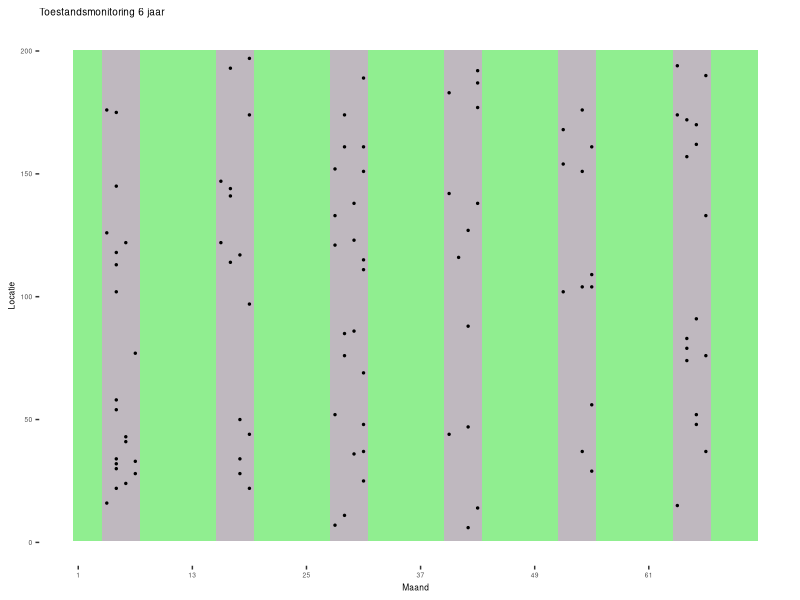
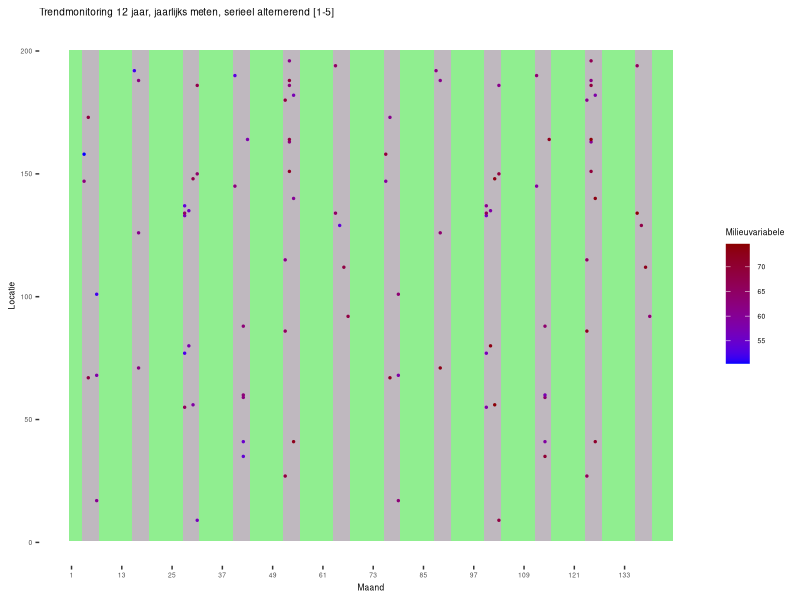
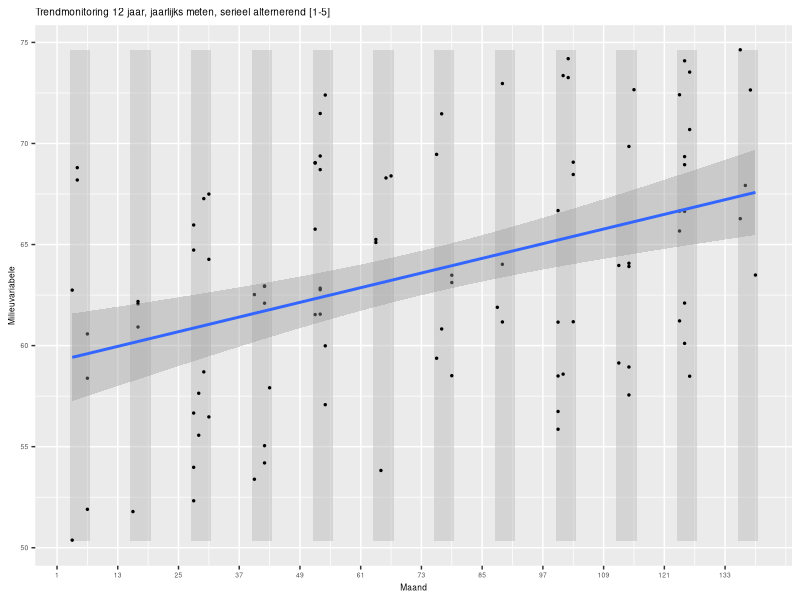
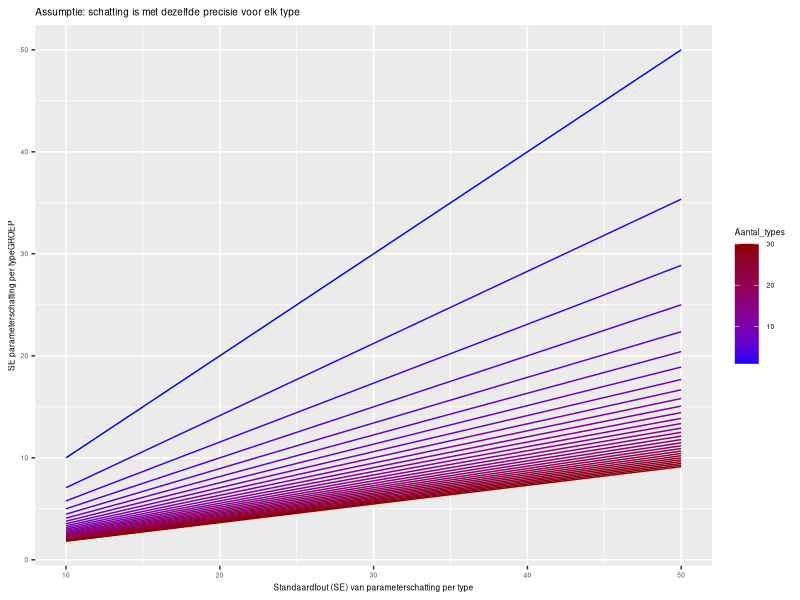
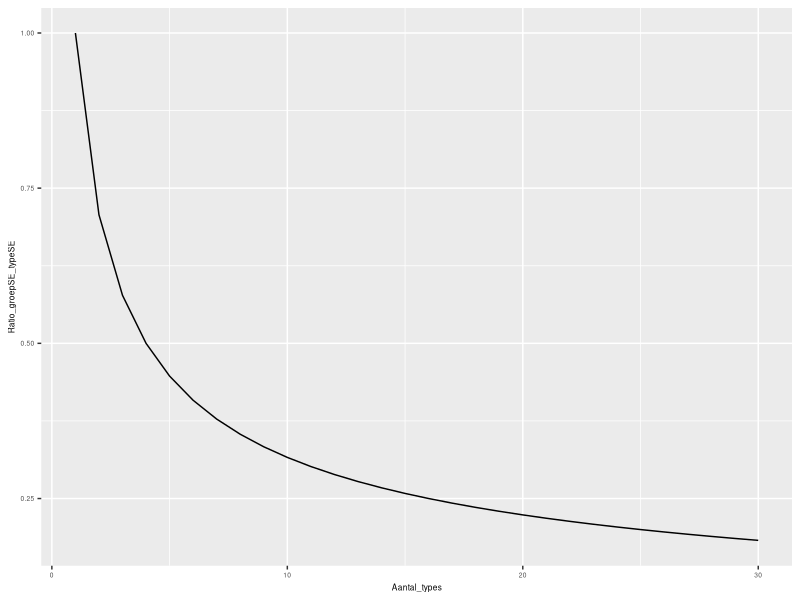

Here is the R script that generated these plots, in order:
## ---- chunk 1
library(knitr)
opts_chunk$set(
  echo = FALSE
)
library(tidyverse)
theme_update(text = element_text(size = 6))
## ---- chunk 2
set.seed(123456)
toestand <- 
    expand.grid(
        Maand = 1:72,
        Locatie = 1:200
    ) %>% 
    as.tibble()
toestand %>% 
    bind_cols(
        Bemonster = runif(200*72) > 0.98
    ) %>% 
    filter((Maand %% 12) %in% 4:7,
           Bemonster) %>% 
    ggplot(aes(x = Maand, y = Locatie)) + 
    geom_tile(data = toestand, fill = "lightgreen") +
    geom_tile(data = toestand %>% filter((Maand %% 12) %in% 4:7),
                                        fill = "violet",
                                         alpha = 0.5) +
        geom_point(size = 0.5) +
    scale_x_continuous(breaks = c(1,13,25,37,49,61)) +
    labs(title = "Toestandsmonitoring 6 jaar") +
    theme(panel.background = element_blank())
## ---- chunk 3
toestand <- 
    expand.grid(
        Maand = 1:144,
        Locatie = 1:200
    ) %>% 
    as.tibble()
steekproefdata <- 
    toestand %>% 
    arrange(Maand %/% 72, Maand, Locatie) %>% 
    bind_cols(
        Bemonster = rep(runif(200*72) > 0.99, 2),
        Ruis = runif(200*144)*20
    ) %>% 
    mutate(Milieuvariabele = 50 + 0.05 * Maand + Ruis) %>% 
    filter((Maand %% 12) %in% 4:7,
           Bemonster)
steekproefdata %>% 
    ggplot(aes(x = Maand, y = Locatie)) + 
    geom_tile(data = toestand, fill = "lightgreen") +
    geom_tile(data = toestand %>% filter((Maand %% 12) %in% 4:7),
                                        fill = "violet",
                                         alpha = 0.5) +
    geom_point(aes(colour = Milieuvariabele),
                   size = 0.5) +
    scale_x_continuous(breaks = seq(1,133, 12)) +
    scale_colour_gradient(low = "blue", high = "darkred") +
    labs(title = "Trendmonitoring 12 jaar, jaarlijks meten, serieel alternerend [1-5]") +
    theme(panel.background = element_blank())

## ---- chunk 4
ggplot() +
    geom_tile(aes(x = Maand, y = Milieuvariabele), data = 
    expand.grid(Maand = c(1:144)[(1:144 %% 12) %in% 4:7],
                              Milieuvariabele = seq(from = min(steekproefdata$Milieuvariabele), 
                                                    to = max(steekproefdata$Milieuvariabele), by = 0.1)),
              fill = "grey", alpha = 0.5) +
    geom_point(data = steekproefdata, aes(x = Maand, y = Milieuvariabele), size = 0.5) +
    geom_smooth(data = steekproefdata, aes(x = Maand, y = Milieuvariabele), method = "lm") +
    scale_x_continuous(breaks = seq(1,133, 12)) +
    labs(title = "Trendmonitoring 12 jaar, jaarlijks meten, serieel alternerend [1-5]")
## ---- chunk 5
SEdata <- 
    expand.grid(
    SE_typeparameter = c(10,50),
    Aantal_types = 1:30
) %>% 
    mutate(SE_typegroepparameter = 
               sqrt(1 / Aantal_types^2 * SE_typeparameter^2 * Aantal_types))
SEdata %>% 
    ggplot(aes(x = SE_typeparameter,
               y = SE_typegroepparameter,
               colour = Aantal_types,
               group = Aantal_types)) +
        geom_line() + 
        scale_colour_gradient(low = "blue", high = "darkred") +
        labs(title = "Assumptie: schatting is met dezelfde precisie voor elk type",
             x = "Standaardfout (SE) van parameterschatting per type",
             y = "SE parameterschatting per typeGROEP")
## ---- chunk 6
SEdata %>% 
    mutate(Ratio_groepSE_typeSE =
               SE_typegroepparameter / SE_typeparameter) %>% 
    ggplot(aes(x = Aantal_types,
               y = Ratio_groepSE_typeSE)) +
    geom_line()
